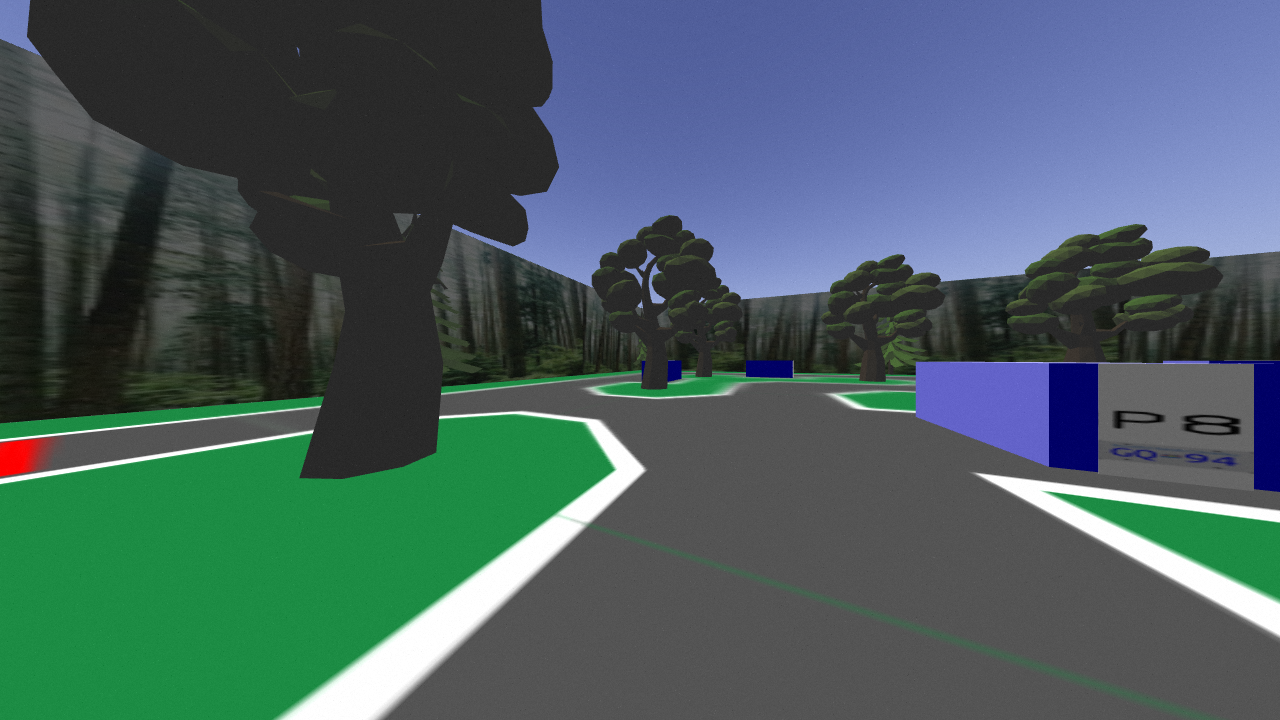
#> input picture experiments/test_images/102.png, 1280 x 720 px, given as the content of the folder img_cmd_data, which was not available
$ python green_line_detect.py
#> lines starting #> are read from the running program, lines starting #| are printed output that depends on the picture; after the words box and inside, x2 and y2 are one past the last pixel; in counts of white or black regions, pixels touching at a corner belong together; pictures that were not available may be replaced by others from this repository, and a replacement may not be noted
#> further down, img is the input picture: shape (720, 1280, 3); mean B, G, R 96.2, 94, 72.7
### ldriver/licence/hsv_config.py
import numpy as np

class HSVRanges:
    """stores two lists of

    Attributes:
        lower (list): list of lower hsv values
        upper (list): list of upper hsv values
    """
    def __init__(self):
        self.lower = []
        self.upper = []

    def add_range(self, hsv_upper, hsv_lower):
        self.upper.append(np.array(hsv_upper))
        self.lower.append(np.array(hsv_lower))

    def get_ranges(self):
        return zip(self.lower, self.upper)

uh = 0
us = 0
uv1 = 125
lh = 0
ls = 0
lv1 = 90
lv2 = 155
uv2 = 210

licence_ranges = HSVRanges()
licence_ranges.add_range([uh,us,uv1], [lh,ls,lv1])
licence_ranges.add_range([uh,us,uv2],[lh,ls,lv2])

### experiments/steering/green_line_detect.py
from ldriver.licence.detection import dilate_erode
from lane_detection import slope
import cv2
import numpy as np

def detect_gl(img):
    img = cv2.medianBlur(img, 5)
    h,w = img.shape[:2]
#> h = 720; w = 1280
    img = img[h//2:,w//3:2*w//3]
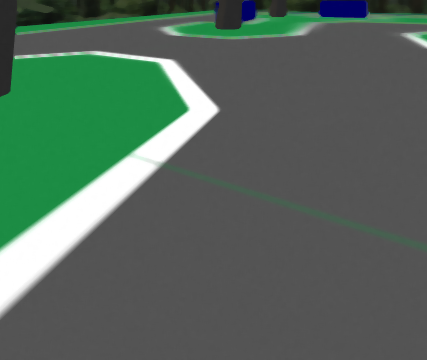
#> img: shape (360, 427, 3); mean of channels 0, 1, 2 91.6, 103.6, 84.3; drawn as B, G, R
    img = cv2.cvtColor(img, cv2.COLOR_BGR2HSV)
#> img: shape (360, 427, 3); mean H, S, V 18.3, 39.2, 104.3

    u = np.array([82, 75, 97])
    l = np.array([56, 27, 84])
    thresh = cv2.inRange(img, l, u)
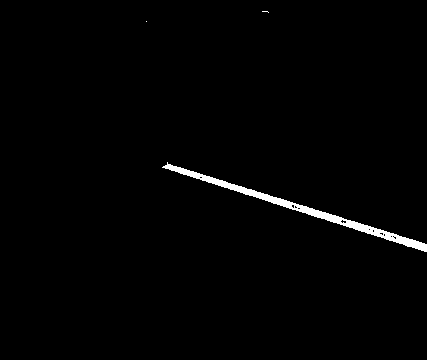
#> thresh: shape (360, 427); 1.2% white; 3 white regions (2 under 20 px), largest, box (x1, y1, x2, y2) and area: (162, 162, 427, 252) 1844
    thresh = cv2.Canny(thresh, 50, 150)
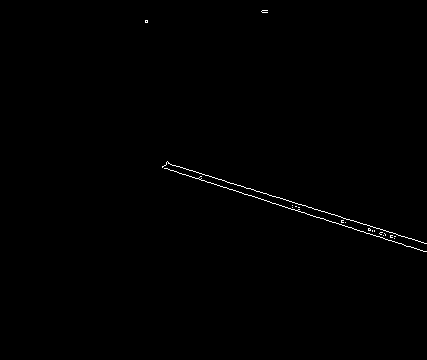
#> thresh: shape (360, 427); 0.39% white in thin lines or dots, all inside (x1, y1, x2, y2) = (145, 10, 427, 252)
    linesP = cv2.HoughLinesP(thresh.astype(np.uint8), rho=1, theta=np.pi/180, threshold=15, minLineLength=200, maxLineGap=50)
#> linesP = [[162, 166, 424, 251], [166, 163, 417, 240]]

    longest = []
    if linesP is not None:
        linesP = np.array(linesP).reshape(-1, 4)
        lengths = np.linalg.norm(np.vstack((linesP[:,2]-linesP[:,0], linesP[:,3]-linesP[:,1])).T, axis=1)
#> lengths = [275.4, 262.5]
        longest = linesP[np.argmax(lengths)]
#> longest = [162, 166, 424, 251]
    return longest, thresh

if __name__ == '__main__':
    import glob
    # orig_img = cv2.imread('./experiments/test_images/74.png')
    for imgf in glob.glob('img_cmd_data/*.png'):
        img = cv2.imread(imgf)
        longest, thresh = detect_gl(img)
#> longest = [162, 166, 424, 251]
        print(longest)
#| [162 166 424 251]
        cv2.imshow('test', thresh)
        cv2.waitKey(0)

$ run again, on experiments/test_images/156.png
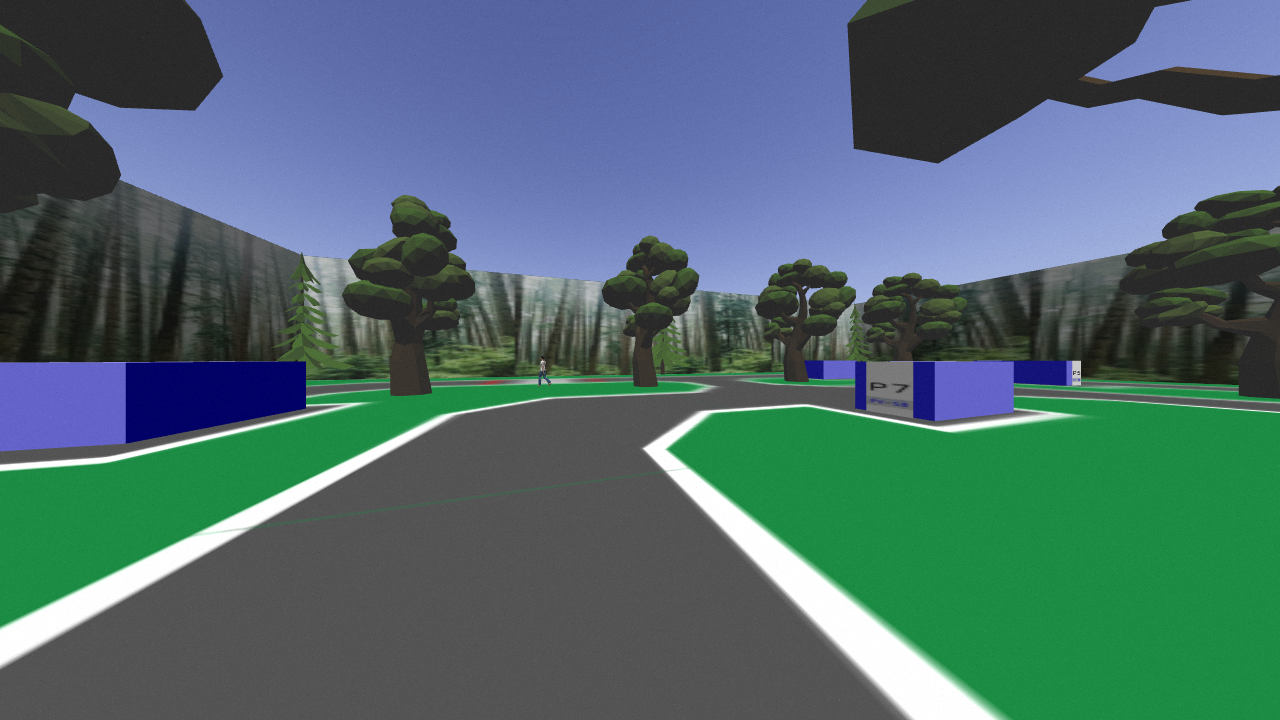
#> input picture experiments/test_images/156.png, 1280 x 720 px, given as the content of the folder img_cmd_data, which was not available
#> img is the input picture: shape (720, 1280, 3); mean B, G, R 108.2, 106.1, 77.7
#> in detect_gl, `img = img[h//2:,w//3:2*w//3]`:
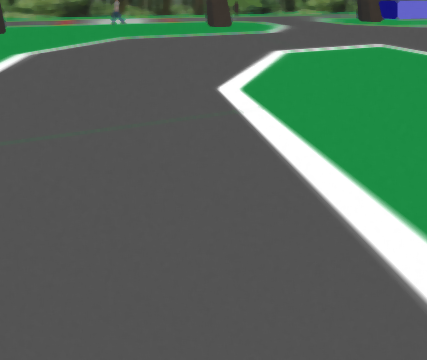
#> img: shape (360, 427, 3); mean of channels 0, 1, 2 91.9, 104.8, 85.2; drawn as B, G, R
#> in detect_gl, `thresh = cv2.Canny(thresh, 50, 150)`:
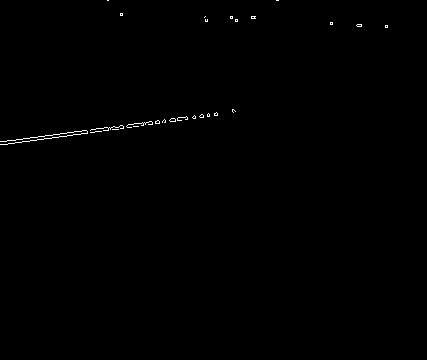
#> thresh: shape (360, 427); 0.3% white in thin lines or dots, all inside (x1, y1, x2, y2) = (0, 0, 388, 145)
#> linesP = [[28, 141, 233, 109]]
#> lengths = [207.5]
#> in detect_gl, `longest = linesP[np.argmax(lengths)]`: longest = [28, 141, 233, 109]
#| [ 28 141 233 109]

$ run again, on experiments/test_images/22.png
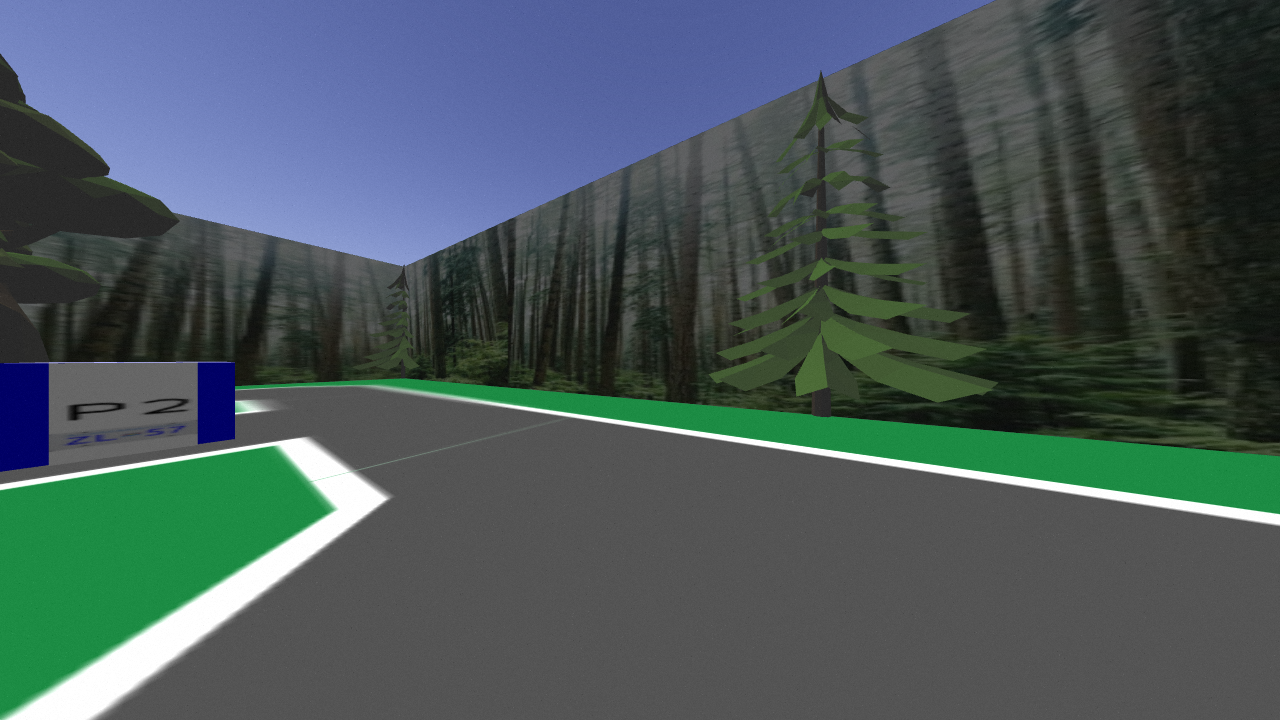
#> input picture experiments/test_images/22.png, 1280 x 720 px, given as the content of the folder img_cmd_data, which was not available
#> img is the input picture: shape (720, 1280, 3); mean B, G, R 90, 88, 73.2
#> in detect_gl, `img = img[h//2:,w//3:2*w//3]`:
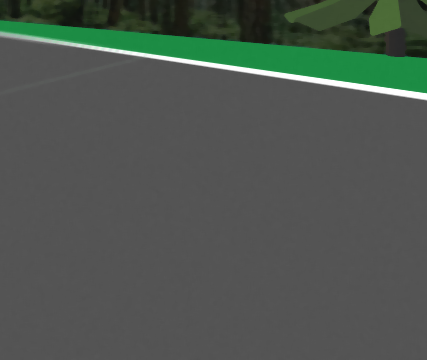
#> img: shape (360, 427, 3); mean of channels 0, 1, 2 79.6, 86.3, 77.8; drawn as B, G, R
#> thresh: shape (360, 427); every value is 0
#> linesP = None
#> longest = []

$ run again, on experiments/test_images/30.png
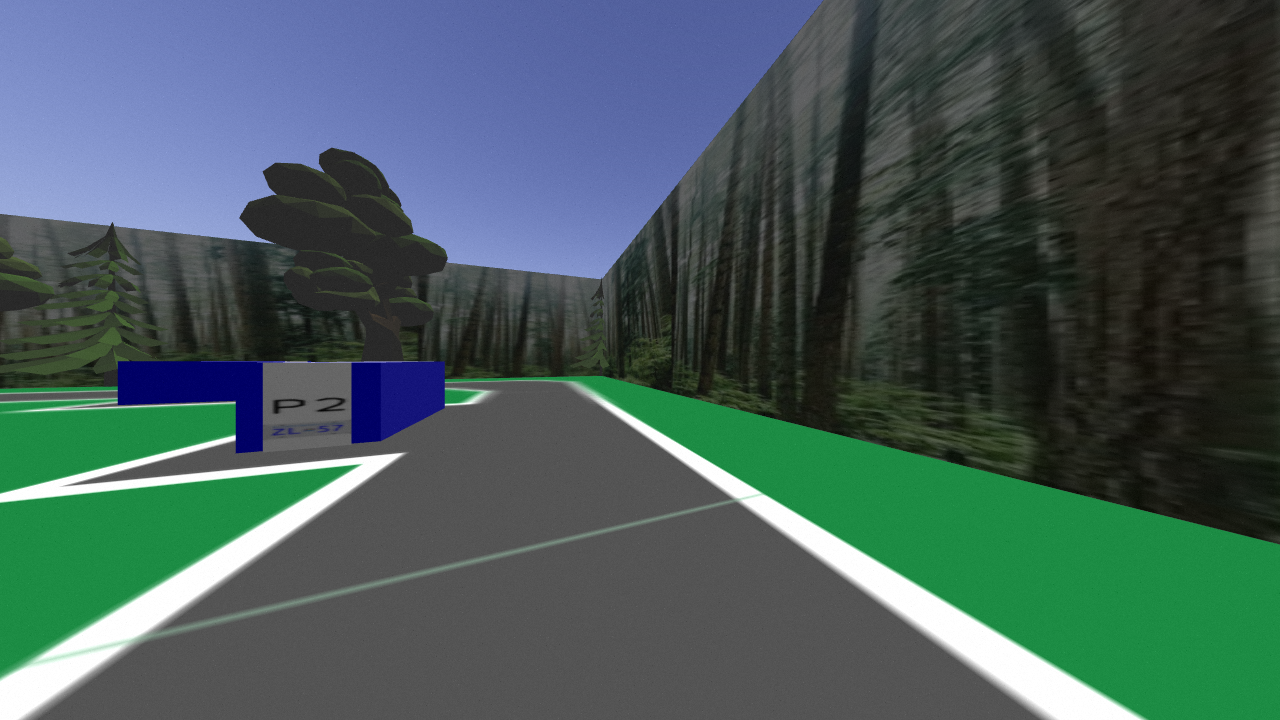
#> input picture experiments/test_images/30.png, 1280 x 720 px, given as the content of the folder img_cmd_data, which was not available
#> img is the input picture: shape (720, 1280, 3); mean B, G, R 90, 91.3, 70.1
#> in detect_gl, `img = img[h//2:,w//3:2*w//3]`:
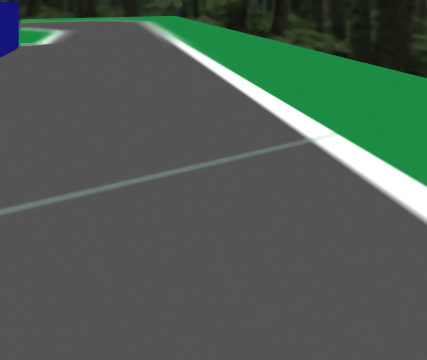
#> img: shape (360, 427, 3); mean of channels 0, 1, 2 83.5, 92.5, 78.8; drawn as B, G, R
#> thresh: shape (360, 427); every value is 0
#> linesP = None
#> longest = []
